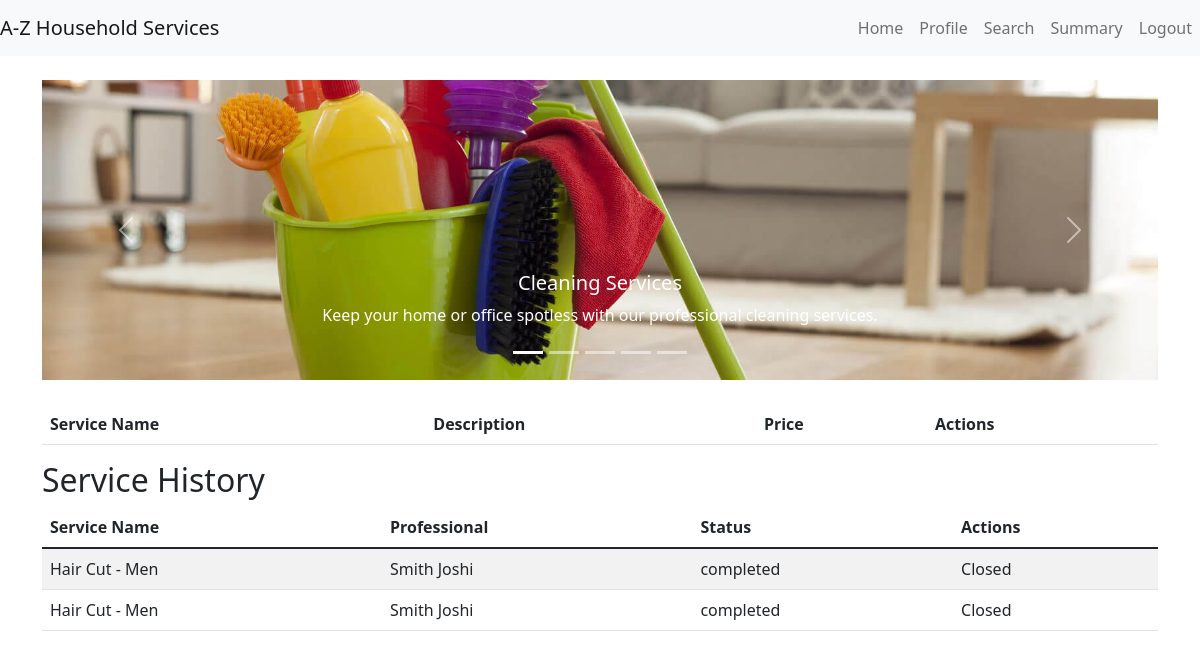
Page /customer/dashboard (signed in) on the earlier database version.
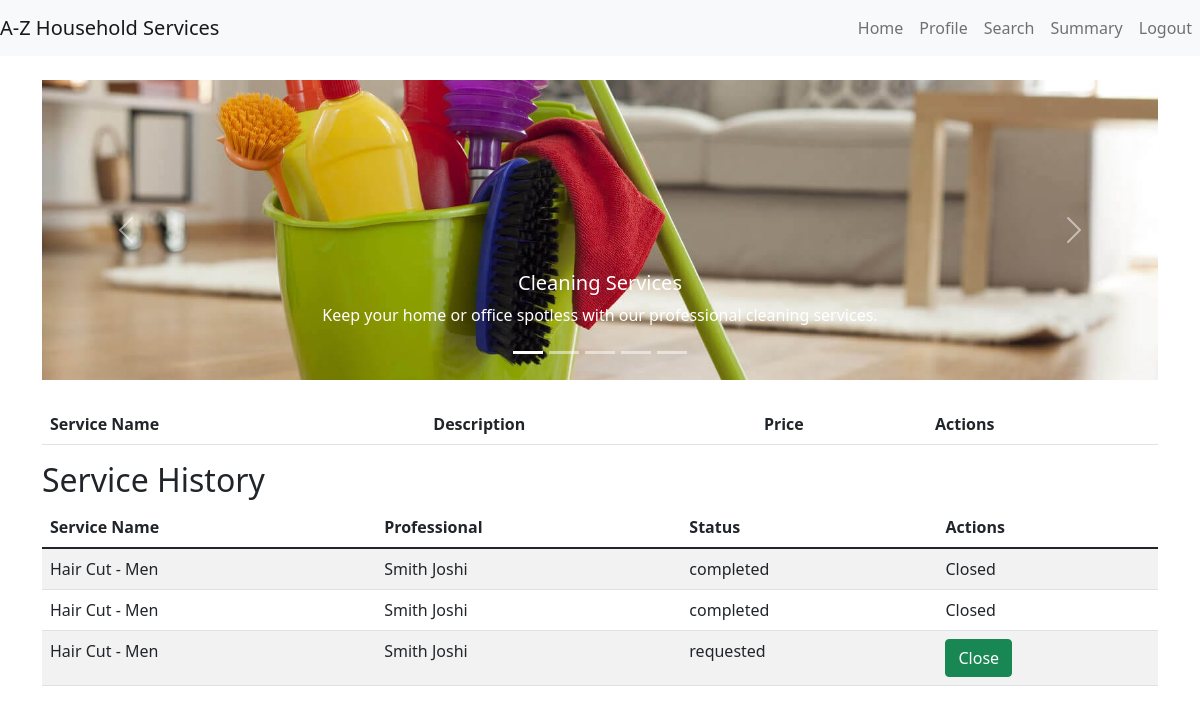
Same page on the later database version.
### models.py (models this page shows, shortened)
class Service(db.Model):
    __tablename__ = 'services'
    id = db.Column(db.Integer, primary_key=True)
    name = db.Column(db.String(100), nullable=False)
    price = db.Column(db.Float, nullable=False)
    description = db.Column(db.String(200))
    service_type = db.Column(db.String(50))

class ProfessionalProfile(db.Model):
    __tablename__ = 'professional_profiles'
    id = db.Column(db.Integer, primary_key=True)
    user_id = db.Column(db.Integer, db.ForeignKey('users.id'))
    full_name = db.Column(db.String(100), nullable=False)
    service_type = db.Column(db.String(100), nullable=False)
    experience = db.Column(db.String(100), nullable=False)
    filename = db.Column(db.String(120), nullable=False)
    uploaded_at = db.Column(db.DateTime, default=db.func.current_timestamp())
    address = db.Column(db.String(200),nullable=False)
    pin_code = db.Column(db.String(6), nullable=False)
    reviews = db.Column(db.Float, default=0)

class ServiceRequest(db.Model):
    __tablename__ = 'service_requests'
    id = db.Column(db.Integer, primary_key=True)
    service_id = db.Column(db.Integer, db.ForeignKey('services.id'))
    customer_id = db.Column(db.Integer, db.ForeignKey('users.id'))
    professional_id = db.Column(db.Integer, db.ForeignKey('users.id'), nullable=True)
    date_of_request = db.Column(db.DateTime, default=db.func.current_timestamp())
    date_of_accept_reject = db.Column(db.DateTime, nullable=True)
    date_of_completion = db.Column(db.DateTime, nullable=True)
    service_status = db.Column(db.String(20))  # requested, accepted, rejected , completed
    remarks = db.Column(db.String(200))

### app.py (the view)
@app.route('/customer/dashboard', methods=['GET', 'POST'])
def customer_dashboard():
    if 'user_id' in session:
        if request.args.get("service_type"):
            services = Service.query.filter_by(service_type=request.args.get("service_type")).all()
        else:
            services = []
        service_requests = ServiceRequest.query.filter_by(customer_id=session['user_id']).all()
        professional_profile = ProfessionalProfile.query.all()
        service_dict = {}  # Define service_dict here
        prof_dict = {}  # Define user_dict here
        for professional in professional_profile:
            prof_dict[professional.user_id] = professional
        for service in Service.query.all():
            service_dict[service.id] = service
        return render_template('customer_dashboard.html', services=services, service_requests=service_requests,prof_dict=prof_dict,service_dict=service_dict)
    return redirect(url_for('login'))

### app.py (called while the page is built)
@app.before_request
def create_tables():
    global first_request
    if first_request:
        db.create_all()
        first_request = False

### templates/customer_dashboard.html (shortened to what this page needs)
{% extends "base.html" %}
{% block content %}
<div id="serviceCarousel" class="carousel slide" data-bs-ride="carousel">
    <div class="carousel-indicators">
        <button type="button" data-bs-target="#serviceCarousel" data-bs-slide-to="0" class="active" aria-current="true"></button>
        <button type="button" data-bs-target="#serviceCarousel" data-bs-slide-to="1"></button>
        <button type="button" data-bs-target="#serviceCarousel" data-bs-slide-to="2"></button>
        <button type="button" data-bs-target="#serviceCarousel" data-bs-slide-to="3"></button>
        <button type="button" data-bs-target="#serviceCarousel" data-bs-slide-to="4"></button>
    </div>
    <div class="carousel-inner">
        <div class="carousel-item active">
            <img src="{{ url_for('static', filename='images/cleaning.jpg') }}" class="d-block w-100" alt="Cleaning Services">
            <div class="carousel-caption d-none d-md-block">
                <a href="{{ url_for('customer_dashboard', service_type='cleaning') }}" class="btn">
                <h5>Cleaning Services</h5>
                <p>Keep your home or office spotless with our professional cleaning services.</p>
                </a>
            </div>
        </div>
    </div>
    <button class="carousel-control-prev" type="button" data-bs-target="#serviceCarousel" data-bs-slide="prev">
        <span class="carousel-control-prev-icon" aria-hidden="true"></span>
    </button>
    <button class="carousel-control-next" type="button" data-bs-target="#serviceCarousel" data-bs-slide="next">
        <span class="carousel-control-next-icon" aria-hidden="true"></span>
    </button>
</div>
<table class="table table-striped mt-4">
    <thead>
        <tr>
            <th>Service Name</th>
            <th>Description</th>
            <th>Price</th>
            <th>Actions</th>
        </tr>
    </thead>
</table>
<h2>Service History</h2>
<table class="table table-striped">
    <thead>
        <tr>
            <th>Service Name</th>
            <th>Professional</th>
            <th>Status</th>
            <th>Actions</th>
        </tr>
    </thead>
    <tbody>
        {% for service_request in service_requests %}
        <tr>
            <td>{{ service_dict[service_request.service_id].name }}</td>
            <td>{{ prof_dict[service_request.professional_id].full_name }}</td>
            <td>{{ service_request.service_status }}</td>
            <td>
                {% if service_request.service_status != 'completed' %}
                    <a href="/customer/close_service_request/{{ service_request.id }}" class="btn btn-success">Close</a>
                {% else %}
                    Closed
                {% endif %}
            </td>
        </tr>
        {% endfor %}
    </tbody>
</table>
{% endblock %}

### templates/base.html (shortened to what this page needs)
<!DOCTYPE html>
<html lang="en">
<head>
    <link href="https://cdn.jsdelivr.net/npm/bootstrap@5.1.3/dist/css/bootstrap.min.css" rel="stylesheet">
    <link rel="stylesheet" href="{{ url_for('static', filename='styles/styles.css') }}">
</head>
<body>
    <nav class="navbar navbar-expand-lg navbar-light bg-light">
        <a class="navbar-brand" href="/">A-Z Household Services</a>
        <div class="collapse navbar-collapse" id="navbarNav">
            <ul class="navbar-nav ms-auto">
                <li class="nav-item">
                    <a class="nav-link" href="{{ url_for(session['role'] + '_dashboard') }}">Home</a>
                </li>
                <li class="nav-item">
                    <a class="nav-link" href="{{ url_for(session['role'] + '_profile') }}">Profile</a>
                </li>
                    <a class="nav-link" href="{{ url_for(session['role'] + '_search') }}">Search</a>
                    <a class="nav-link" href="{{ url_for(session['role'] + '_summary') }}">Summary</a>
                <li class="nav-item">
                    <a class="nav-link" href="{{ url_for('logout') }}">Logout</a>
                </li>
            </ul>
        </div>
    </nav>
    <div class="container mt-4">
        {% block content %} {% endblock %}
    </div>
</body>
</html>

### static/styles/styles.css (style rules this page uses)
.carousel-item img { height: 300px; object-fit: cover; }
.carousel-caption { background-color: transparent; padding: 10px; }
.carousel-caption h5, .carousel-caption p, .carousel-caption a { color: #fff; }

Differences in the rows shown:
added ServiceRequest: {{ service_dict[service_request.service_id].name }} "Hair Cut - Men", {{ prof_dict[service_request.professional_id].full_name }} "Smith Joshi", service_status "requested"
